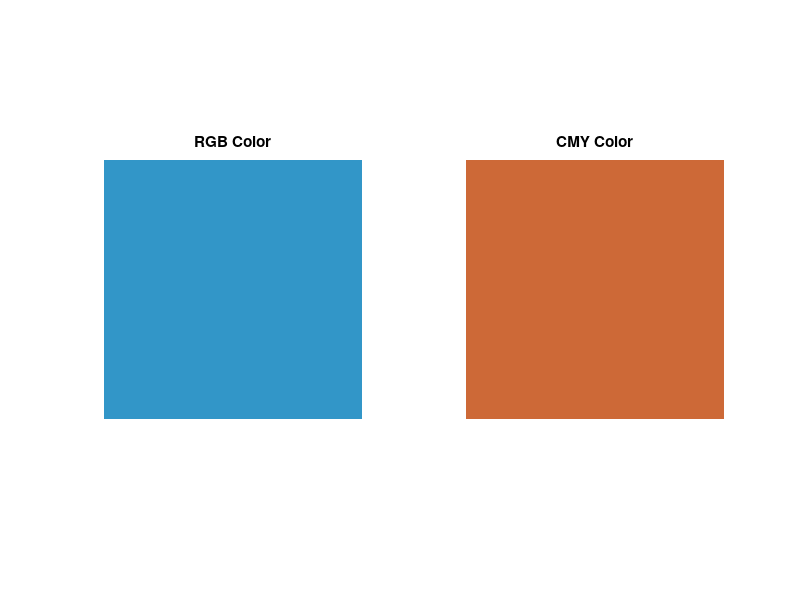
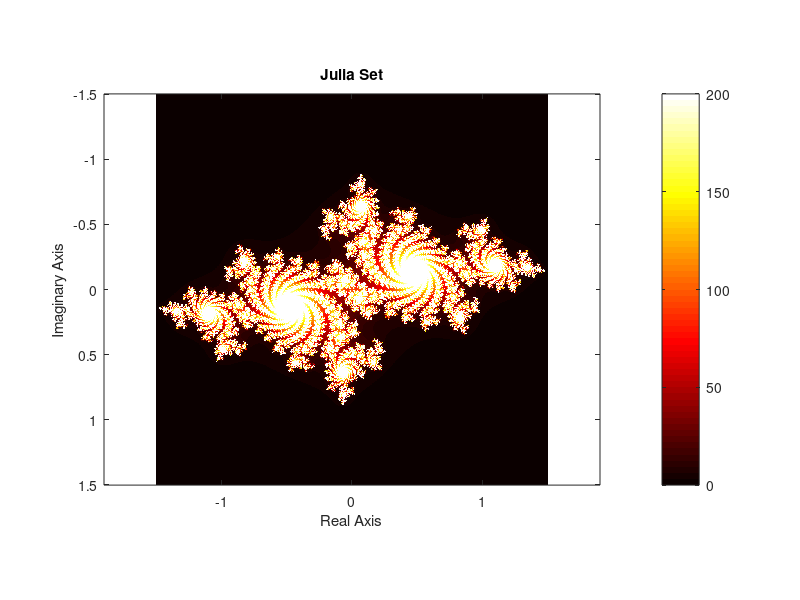

The MATLAB script that drew these images, in order:
r_val = 50;
g_val = 150;
b_val = 200;

r_norm = r_val / 255;
g_norm = g_val / 255;
b_norm = b_val / 255;

c_val = 1 - r_norm;
m_val = 1 - g_norm;
y_val = 1 - b_norm;

fprintf('C = %.3f\n', c_val);
fprintf('M = %.3f\n', m_val);
fprintf('Y = %.3f\n', y_val);

rgb_block = cat(3, r_norm, g_norm, b_norm);
cmy_block = cat(3, c_val, m_val, y_val);

figure;
subplot(1,2,1), imshow(rgb_block), title('RGB Color');
subplot(1,2,2), imshow(cmy_block), title('CMY Color');



clc;
clear;
close all;

julia_const = -0.7 + 0.27015i;
max_iter = 200;

x_vals = linspace(-1.5, 1.5, 1000);
y_vals = linspace(-1.5, 1.5, 1000);
[x_grid, y_grid] = meshgrid(x_vals, y_vals);
z_grid = x_grid + 1i*y_grid;

julia_set = zeros(size(z_grid));

for k = 1:max_iter
    z_grid = z_grid.^2 + julia_const;
    mask = abs(z_grid) <= 2;
    julia_set(mask) = julia_set(mask) + 1;
end

figure;
imagesc(x_vals, y_vals, julia_set);
axis equal tight;
colormap(hot);
colorbar;
title('Julia Set');
xlabel('Real Axis');
ylabel('Imaginary Axis');
